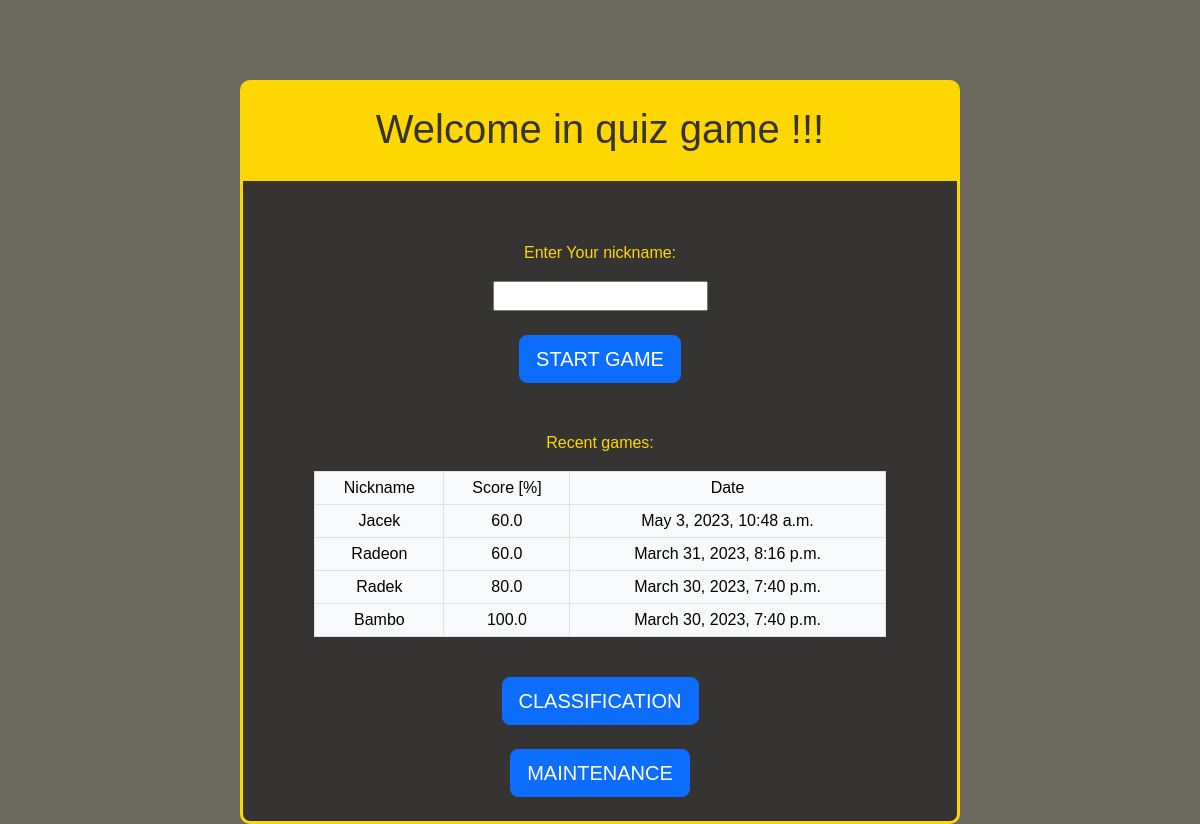
Page /quiz/ on the earlier database version.
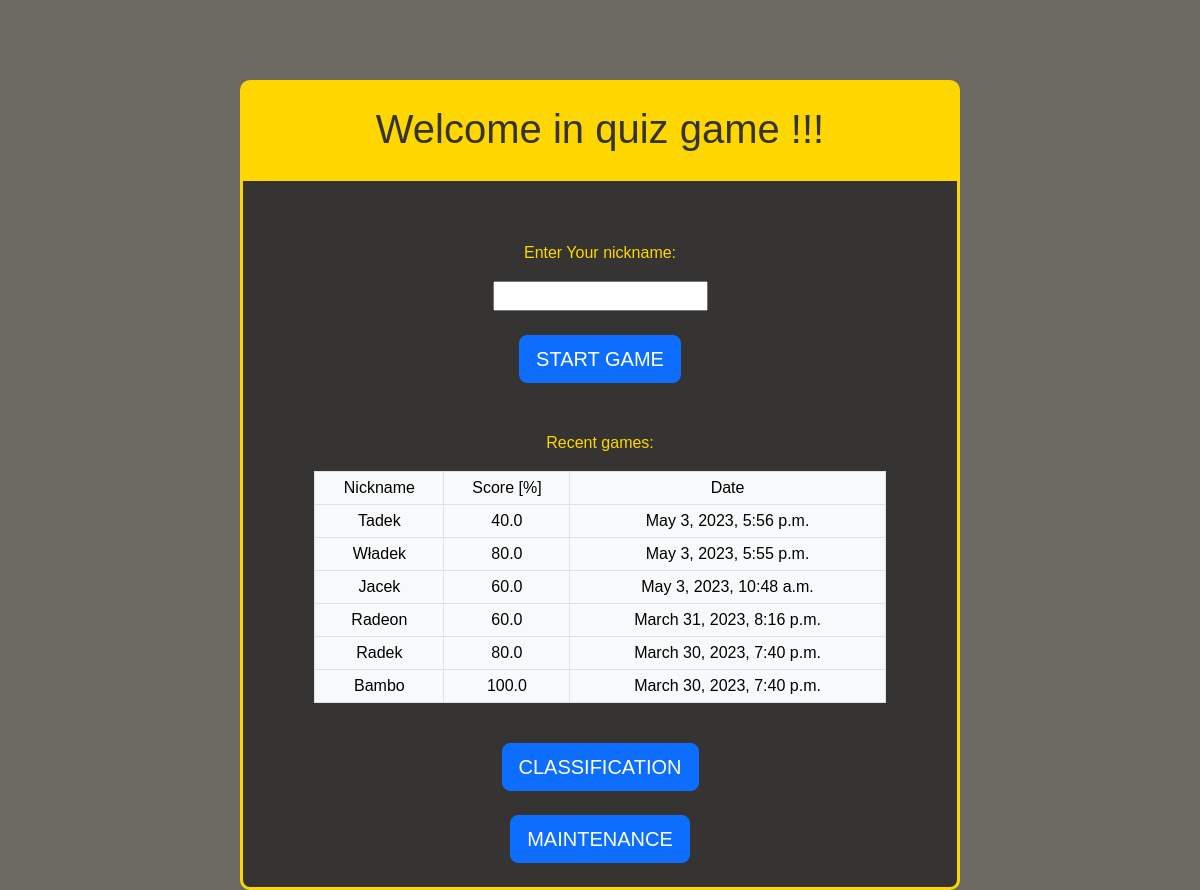
Same page on the later database version.
### quiz_django_app/models.py (models this page shows)
class Game(models.Model):
    question_quantity = models.IntegerField(help_text = "value specified by user, how many question are in this game")
    actual_question = models.IntegerField(help_text = "id of actual question")
    question_counter = models.IntegerField(default=1, help_text = "counts number of questions answered in this game")
    total_score = models.IntegerField(default=0)
    questions_used= models.ManyToManyField(Question)
    nickname = models.CharField(max_length=255, null=True)
    percentage = models.FloatField(null=True)
    created_at = models.DateTimeField(auto_now_add=True, null=True)
    completed_game = models.BooleanField(default=False)

### quiz_django_app/views.py (the view)
# urls.py: path('quiz/', views.index, name='index'),
def index(request):
    logout(request)
    recent_games = Game.objects.filter(completed_game=True).order_by('-created_at')[:10]
    context = { 'recent_games': recent_games }
    return render(request, 'index.html', context)

### quiz_django_app/templates/index.html (shortened to what this page needs)
{% extends "master_template.html" %}
{% block header %}
    <div id="header-container">
        <h1>Welcome in quiz game !!!</h1>
    </div>
{% endblock %}
{% block content %}
    <form method="post" action="/quiz/first_question">
        <p>Enter Your nickname:</p>
        <input name="nickname" required>
        <br><br>
        <input type="submit" value="START GAME" class="btn btn-primary btn-lg">
    </form>
    <br>
    <br>
    <p>Recent games:</p>
    <div class="table-container">
    <table class="table table-light table-bordered table-hover table-sm">
        <thead>
            <tr>
                <td>Nickname</td>
                <td>Score [%]</td>
                <td>Date</td>
            </tr>
        </thead>
        <tbody>
            {% if recent_games is not None %}
                {% for game in recent_games %}
                    <tr>
                        <td>{{ game.nickname }}</td>
                        <td>{{ game.percentage }}</td>
                        <td>{{ game.created_at }}</td>
                    </tr>
                {% endfor %}
            {% endif %}
        </tbody>
    </table>
    </div>
    <br>
    <a href="{% url 'classification' %}">
        <button type="button" class="btn btn-primary btn-lg">CLASSIFICATION</button>
    </a>
    <br>
    <br>
    <a href="{% url 'maintenance' %}">
        <button type="button" class="btn btn-primary btn-lg">MAINTENANCE</button>
    </a>
    <br>
    <br>
{% endblock %}

Differences in the rows shown:
added Game: nickname "Tadek", percentage "40.0", created_at "May 3, 2023, 5:56 p.m."
added Game: nickname "Władek", percentage "80.0", created_at "May 3, 2023, 5:55 p.m."
